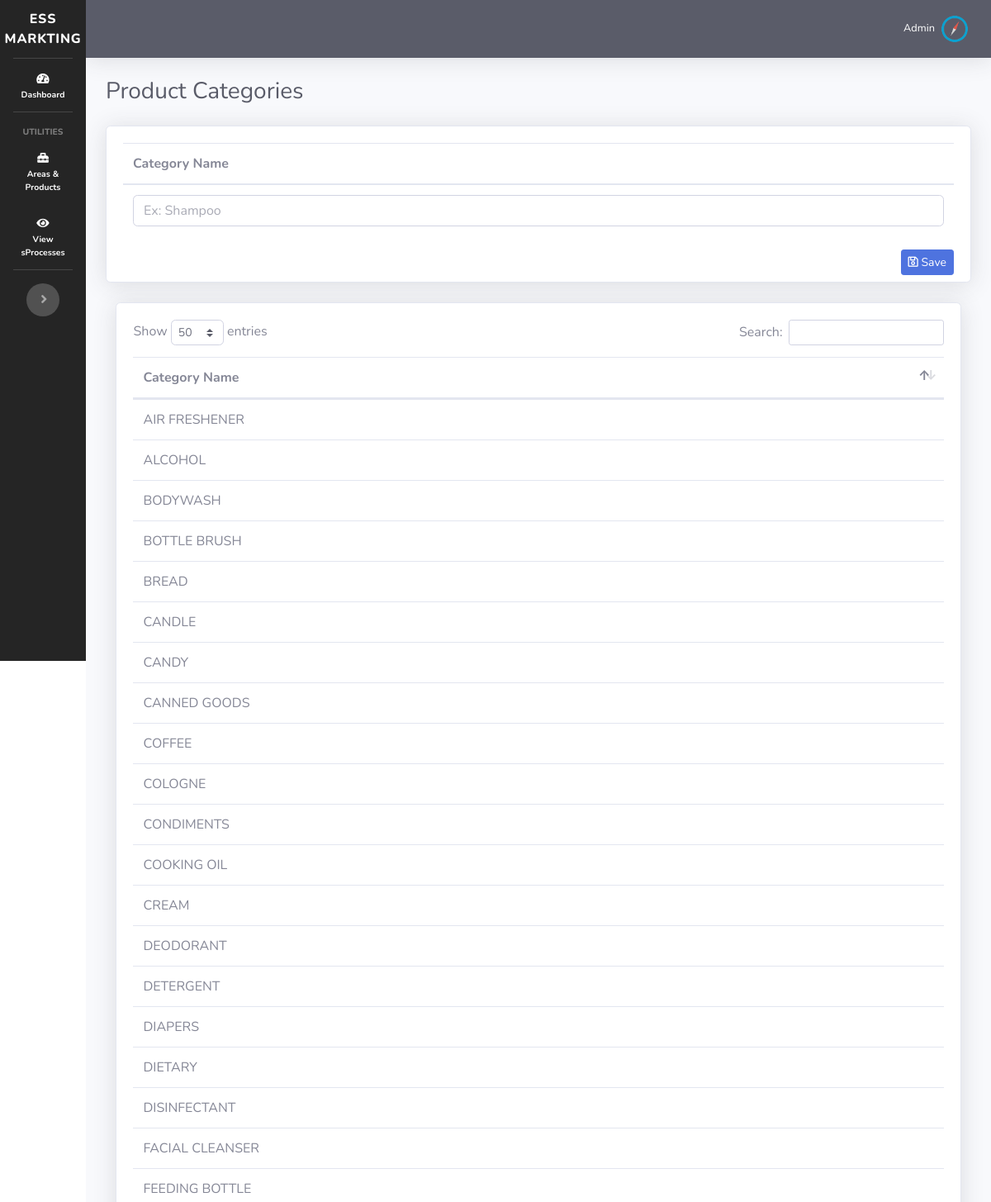
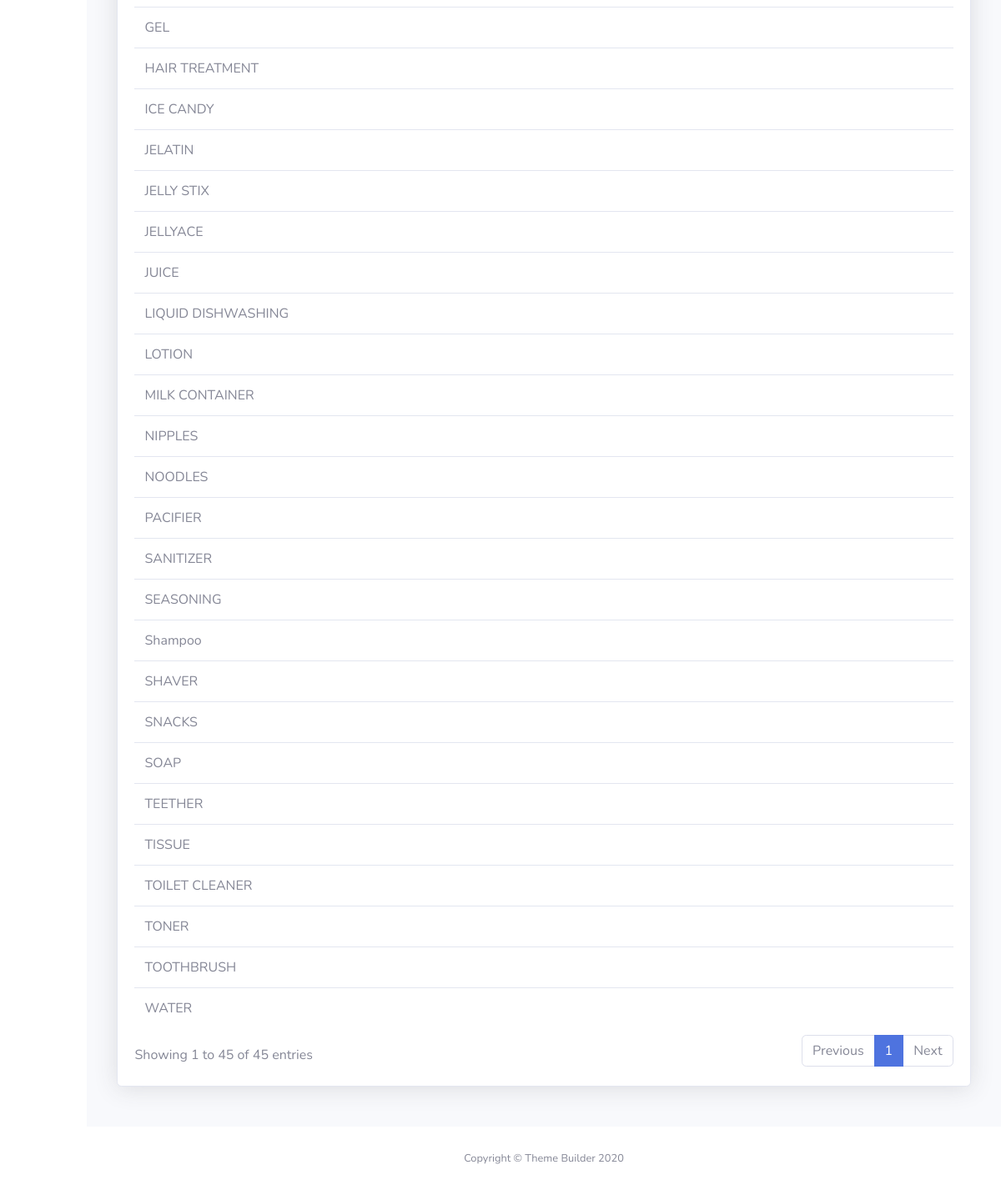
/categories.php, run on the app's committed database (2 pictures, top to bottom).
### tables this page shows
CREATE TABLE `product_category` (
  `id` int(11) NOT NULL,
  `name` varchar(128) NOT NULL
);

### categories.php (the view, shortened to what this page needs)
<?php
require_once 'dbh.php';
include("sidebar.php");
$getCategory = $mysqli->query('SELECT * FROM product_category') or die ($mysqli->error);
?>
<div id="content-wrapper" class="d-flex flex-column">
    <div id="content">
        <?php
        include("topbar.php");
        ?>
        <div class="container-fluid">
            <div class="d-sm-flex align-items-center justify-content-between mb-4">
                <h1 class="h3 mb-0 text-gray-800">Product Categories</h1>
            </div>
            <div class="row">
                <div class="col-lg-12 mb-4">
                    <div class="card shadow mb-4">
                        <form action="process_product.php" method="POST" class="mb-1">
                            <div class="card-body">
                                <table class="table">
                                    <thead>
                                    <tr>
                                        <th>Category Name</th>
                                    </tr>
                                    </thead>
                                    <tbody>
                                    <tr>
                                        <td>
                                            <input type="text" name="category" class="form-control" placeholder="Ex: Shampoo" required>
                                        </td>
                                    </tr>
                                    </tbody>
                                </table>
                                <button type="submit" class="btn btn-primary btn-sm mb-1 float-right" name="save_category"><i class="far fa-save"></i> Save</button>
                        </form>
                    </div>
                </div>
                <div class="col-lg-12 mb-4">
                    <div class="card shadow mb-12" style="padding: 2%;">
                        <table class="table" id="categoryDataTable">
                            <thead>
                            <tr>
                                <th>Category Name</th>
                            </tr>
                            </thead>
                            <tbody>
                            <?php while($newCategory=$getCategory->fetch_assoc()){ ?>
                                <tr>
                                    <td><?php echo $newCategory['name']; ?></td>
                                </tr>
                            <?php }?>
                            </tbody>
                        </table>
                    </div>
                </div>
            </div>
        </div>
    </div>
</div>
<?php include("footer.php"); ?>

### sidebar.php (style rules this page uses)
::placeholder { opacity: 0.7 !important; }
body, input, textarea { scroll-behavior: smooth !important; }

### data on the page
product_category: name "Shampoo"
product_category: name "HAIR TREATMENT"
product_category: name "CANNED GOODS"
product_category: name "CANDY"
product_category: name "SOAP"
product_category: name "LOTION"
product_category: name "BODYWASH"
product_category: name "GEL"
product_category: name "COLOGNE"
product_category: name "FACIAL CLEANSER"
product_category: name "CREAM"
product_category: name "DEODORANT"
product_category: name "SANITIZER"
product_category: name "DETERGENT"
product_category: name "TOOTHBRUSH"
product_category: name "NOODLES"
product_category: name "COOKING OIL"
product_category: name "LIQUID DISHWASHING"
product_category: name "TOILET CLEANER"
product_category: name "AIR FRESHENER"
product_category: name "DISINFECTANT"
product_category: name "COFFEE"
product_category: name "WATER"
product_category: name "CONDIMENTS"
product_category: name "TONER"
product_category: name "DIETARY"
product_category: name "CANDLE"
product_category: name "JUICE"
product_category: name "ICE CANDY"
product_category: name "JELLYACE"
product_category: name "BREAD"
product_category: name "JELLY STIX"
product_category: name "TISSUE"
product_category: name "SNACKS"
product_category: name "ALCOHOL"
product_category: name "DIAPERS"
product_category: name "NIPPLES"
product_category: name "FEEDING BOTTLE"
product_category: name "MILK CONTAINER"
product_category: name "PACIFIER"
product_category: name "TEETHER"
product_category: name "BOTTLE BRUSH"
product_category: name "SHAVER"
product_category: name "JELATIN"
product_category: name "SEASONING"
